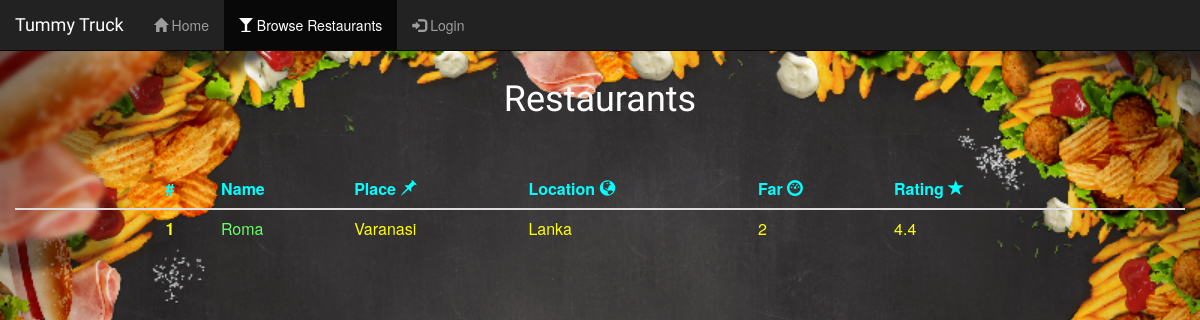
Before: /cities/Varanasi with the older database file.
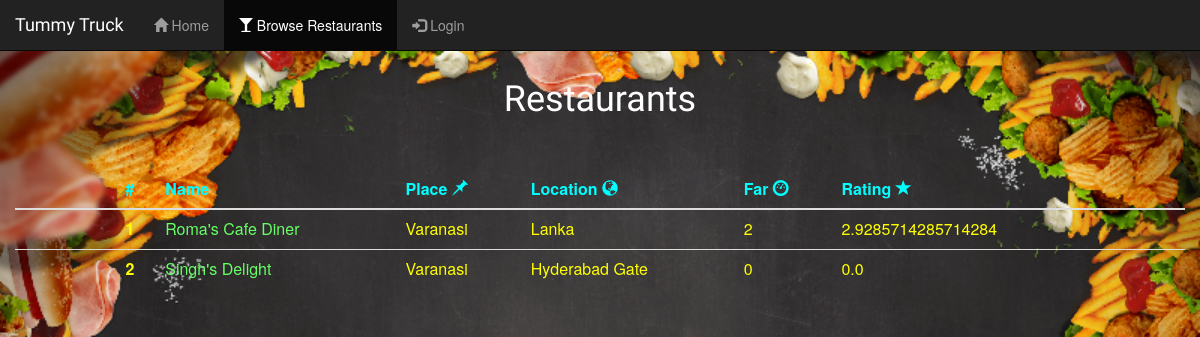
After: the same page with the newer database file.
### store/models.py (models this page shows, shortened)
class Restaurant(models.Model):
    name=models.CharField(max_length=50)
    place=models.CharField(max_length=50)
    location=models.CharField(max_length=50)
    far=models.IntegerField(default=0,null=True)
    description=models.TextField(null=True)
    rating=models.FloatField(default=0.0,null=True)
    total_rating = models.IntegerField(default=0,null=True)
    total_users = models.IntegerField(default=0,null=True)
    class Meta:
        ordering=('name',)

### store/views.py (the view)
# urls.py: path('cities/<slug:qcity>',restaurants_view,name='restaurants_view' ),
def restaurants_view(request,qcity):
    context={
     'restaurants': Restaurant.objects.filter(place=qcity)
    }
    return render(request, 'store/restaurants_list.html', context)

### store/templates/store/restaurants_list.html (shortened to what this page needs)
    <link rel="stylesheet" href="http://maxcdn.bootstrapcdn.com/bootstrap/3.3.4/css/bootstrap.min.css">
</head>
<body >
    <span>Loaded!<br><br><br><span/>
<nav class="navbar navbar-fixed-top navbar-inverse">
    <div class="container-fluid">
        <div class="navbar-header ">
         <a href="#" class="navbar-brand " >Tummy Truck</a>
        </div>
        <div class="collapse navbar-collapse" id="mainNavBar">
            <ul class="nav navbar-nav">
                <li><a href="{%url 'index'%}"><span class="glyphicon glyphicon-home"></span>&nbspHome</a></li>
                  {% if user.is_authenticated %}
                <li class="active" ><a href="{%url 'placeView'%}"><span class="glyphicon glyphicon-shopping-cart"></span>&nbspOrder Food</a></li>
                {%else%}
                <li class="active"><a href="{%url 'placeView'%}"><span class="glyphicon glyphicon-glass"></span>&nbspBrowse Restaurants</a></li>
                <li><a href="{% url 'account_login'%}"><span class="glyphicon glyphicon-log-in"></span>&nbspLogin</a></li>
                {%endif%}
            </ul>
        </div>
    </div>
</nav>
<h1 class="header">Restaurants</h1><br><br>
<div class="container-fluid">
<table class="table">
    <thead>
        <tr>
        <th scope="col"></th>
        <th scope="col"></th>
        <th scope="col"></th>
        <th scope="col"></th>
        <th scope="col">#</th>
        <th scope="col">Name</th>
        <th scope="col">Place&nbsp<span class="glyphicon glyphicon-pushpin"></span></th>
        <th scope="col">Location&nbsp<span class="glyphicon glyphicon-globe"></span></th>
        <th scope="col">Far&nbsp<span class="glyphicon glyphicon-dashboard"></th>
        <th scope="col">Rating&nbsp<span class="glyphicon glyphicon-star"></th>
        <th scope="col"></th>
        <th scope="col"></th>
        <th scope="col"></th>
        </tr>
    </thead>
    <tbody>
        {% for rest in restaurants %}
        <tr>
        <td></td><td></td><td></td><td></td><th scope="row" id="t1">{{forloop.counter}}</th>
        <td ><a href="{% url 'restaurant_foods' rt=rest.id %}">{{rest.name}}</a></td>
        <td>{{rest.place}}</td>
        <td>{{rest.location}}</td>
        <td>{{rest.far}}</td>
        <td>{{rest.rating}}</td>
        <td></td><td></td><td></td>
        </tr>
        {% endfor %}
    </tbody>
</table>
</div>
</body>

### store/templates/store/restaurants_list.html (style rules this page uses)
.header { text-align: center; color:white; font-family: 'Satisfy',cursive; }
body { background-image: url( '/static/images/rest.jpg' ); background-position: center; background-repeat: no-repeat; background-size: cover; }
.navbar { border-radius:0; }
.navbar-brand { font-family:'Satisfy',cursive; }
a { text-decoration:none; color:#66FF66; }
th { color:cyan; }
td { color: yellow; }
#t1 { color: yellow; }

Changed rows visible on the page:
changed Restaurant "Lanka": name "Roma" → "Roma's Cafe Diner"; rating "4.4" → "2.9285714285714284"
added Restaurant: name "Singh's Delight", place "Varanasi", location "Hyderabad Gate", far "0", rating "0.0"
